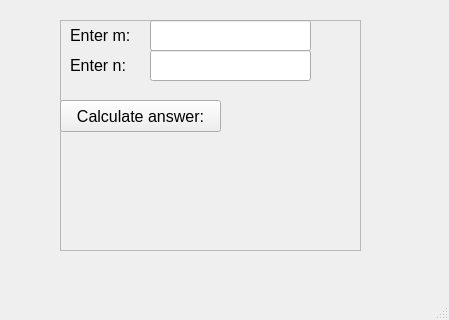
<?xml version="1.0" encoding="UTF-8"?>
<ui version="4.0">
 <class>MainWindow</class>
 <widget class="QMainWindow" name="MainWindow">
  <property name="geometry">
   <rect>
    <x>0</x>
    <y>0</y>
    <width>449</width>
    <height>320</height>
   </rect>
  </property>
  <property name="windowTitle">
   <string>MainWindow</string>
  </property>
  <widget class="QWidget" name="centralwidget">
   <widget class="QFrame" name="frame">
    <property name="geometry">
     <rect>
      <x>60</x>
      <y>20</y>
      <width>301</width>
      <height>231</height>
     </rect>
    </property>
    <property name="frameShape">
     <enum>QFrame::StyledPanel</enum>
    </property>
    <property name="frameShadow">
     <enum>QFrame::Raised</enum>
    </property>
    <widget class="QLineEdit" name="linform">
     <property name="geometry">
      <rect>
       <x>90</x>
       <y>0</y>
       <width>161</width>
       <height>31</height>
      </rect>
     </property>
    </widget>
    <widget class="QLabel" name="label">
     <property name="geometry">
      <rect>
       <x>10</x>
       <y>0</y>
       <width>71</width>
       <height>31</height>
      </rect>
     </property>
     <property name="font">
      <font>
       <pointsize>12</pointsize>
      </font>
     </property>
     <property name="text">
      <string>Enter m:</string>
     </property>
    </widget>
    <widget class="QLabel" name="label_2">
     <property name="geometry">
      <rect>
       <x>10</x>
       <y>30</y>
       <width>71</width>
       <height>31</height>
      </rect>
     </property>
     <property name="font">
      <font>
       <pointsize>12</pointsize>
      </font>
     </property>
     <property name="text">
      <string>Enter n:</string>
     </property>
    </widget>
    <widget class="QLineEdit" name="linforn">
     <property name="geometry">
      <rect>
       <x>90</x>
       <y>30</y>
       <width>161</width>
       <height>31</height>
      </rect>
     </property>
    </widget>
    <widget class="QLabel" name="answerlabel">
     <property name="enabled">
      <bool>true</bool>
     </property>
     <property name="geometry">
      <rect>
       <x>20</x>
       <y>170</y>
       <width>251</width>
       <height>51</height>
      </rect>
     </property>
     <property name="font">
      <font>
       <pointsize>10</pointsize>
      </font>
     </property>
     <property name="text">
      <string/>
     </property>
    </widget>
    <widget class="QPushButton" name="pushButton">
     <property name="geometry">
      <rect>
       <x>0</x>
       <y>80</y>
       <width>161</width>
       <height>32</height>
      </rect>
     </property>
     <property name="font">
      <font>
       <pointsize>12</pointsize>
      </font>
     </property>
     <property name="text">
      <string>Calculate answer:</string>
     </property>
    </widget>
   </widget>
  </widget>
  <widget class="QMenuBar" name="menubar">
   <property name="geometry">
    <rect>
     <x>0</x>
     <y>0</y>
     <width>449</width>
     <height>20</height>
    </rect>
   </property>
  </widget>
  <widget class="QStatusBar" name="statusbar"/>
 </widget>
 <resources/>
 <connections/>
</ui>
